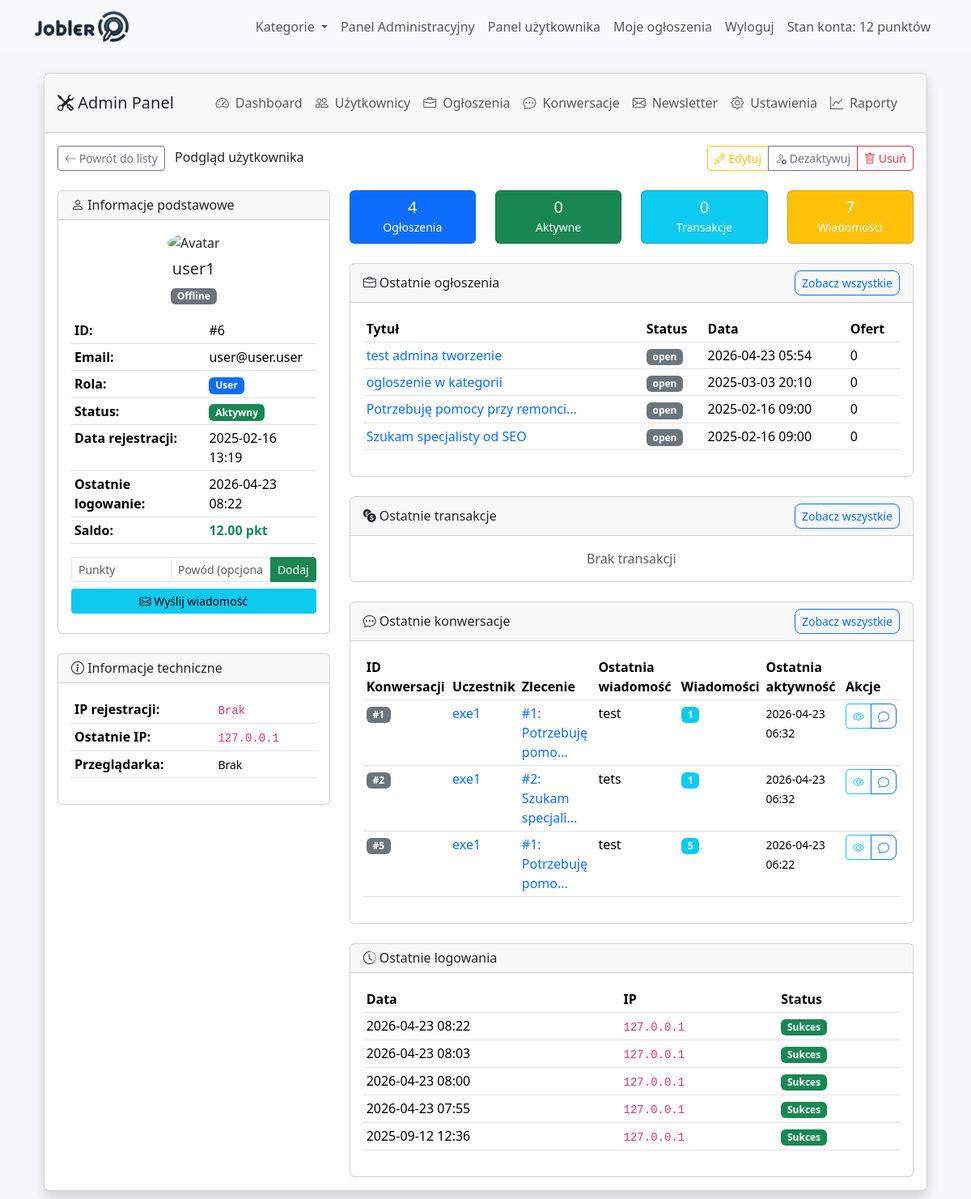
The app's page /views/admin/view_user.php?id=6 (signed in) with its own data.
### tables this page shows
CREATE TABLE `users` (
  `id` int(11) NOT NULL,
  `email` varchar(255) NOT NULL,
  `password` varchar(255) NOT NULL,
  `role` enum('user','executor','admin') NOT NULL DEFAULT 'user',
  `created_at` timestamp NOT NULL DEFAULT current_timestamp(),
  `email_verified_at` datetime DEFAULT NULL,
  `last_login` datetime DEFAULT NULL,
  `last_activity` datetime DEFAULT NULL,
  `name` varchar(255) NOT NULL,
  `username` varchar(255) NOT NULL,
  `updated_at` timestamp NOT NULL DEFAULT current_timestamp() ON UPDATE current_timestamp(),
  `registration_ip` varchar(45) DEFAULT NULL,
  `user_agent` varchar(500) DEFAULT NULL,
  `last_login_ip` varchar(45) DEFAULT NULL,
  `status` enum('active','inactive') DEFAULT 'active',
  `phone` varchar(15) DEFAULT NULL,
  `account_balance` int(11) NOT NULL DEFAULT 0,
  `avatar` varchar(255) DEFAULT NULL,
  `need_change` tinyint(1) NOT NULL DEFAULT 0,
  `newsletter_subscription` tinyint(1) DEFAULT 0
);

CREATE TABLE `jobs` (
  `id` int(11) NOT NULL,
  `user_id` int(11) NOT NULL,
  `title` varchar(255) NOT NULL,
  `description` text NOT NULL,
  `status` enum('open','in_progress','closed') NOT NULL DEFAULT 'open',
  `created_at` timestamp NOT NULL DEFAULT current_timestamp(),
  `updated_at` timestamp NOT NULL DEFAULT current_timestamp() ON UPDATE current_timestamp(),
  `points_required` int(11) NOT NULL DEFAULT 1,
  `category_id` int(11) DEFAULT NULL,
  `executor_id` int(11) DEFAULT NULL
);

CREATE TABLE `user_login_history` (
  `id` int(11) NOT NULL,
  `user_id` int(11) DEFAULT NULL,
  `ip_address` varchar(45) DEFAULT NULL,
  `login_time` datetime DEFAULT NULL,
  `success` tinyint(1) DEFAULT 1,
  `user_agent` varchar(500) DEFAULT NULL,
  `created_at` timestamp NOT NULL DEFAULT current_timestamp()
);

### views/admin/view_user.php (the view, shortened to what the rows shown need)
<?php
$userId = (int)$_GET['id'];
include_once('../../models/User.php');
include_once('../../models/Job.php');
include_once('../../models/Message.php');
$userModel = new User();
$jobModel = new Job();
$messageModel = new Message($pdo);
try {
    $user = $userModel->getUserById($userId);
    $userJobs = $jobModel->getJobsByUserId($userId, 5);
     $loginHistory = $userModel->getLoginHistory($userId, 5);
} catch (Exception $e) {
     error_log("Błąd przy pobieraniu danych użytkownika: " . $e->getMessage());
     header('Location: manage_users.php?status=error');
     exit();
}
function safeEcho($data, $default = '') {
    return isset($data) ? htmlspecialchars($data, ENT_QUOTES, 'UTF-8') : $default;
}
function formatDate($date) {
    return date('Y-m-d H:i', strtotime($date));
}
function formatBalance($balance) {
    return number_format(floatval($balance), 2) . ' pkt';
}
$isOnline = false;
if (!empty($user['last_login'])) {
    $lastLogin = strtotime($user['last_login']);
    $isOnline = (time() - $lastLogin) < 900;
}
?>
<?php include '../partials/header.php'; ?>
<div class="container-fluid">
    <div class="row">
        <div class="col-md-12 col-lg-12 main-content">
            <div class="card shadow">
                <div class="card-body">
                    <div class="row">
                        <div class="col-md-4">
                            <div class="card mb-4">
                                <div class="card-body">
                                    <div class="text-center mb-3">
                                        <img src="<?= !empty($user['avatar']) ? safeEcho($user['avatar']) : '../../assets/img/default-avatar.png'; ?>"
                                             class="rounded-circle mb-2" width="100" height="100" alt="Avatar">
                                        <h5><?= safeEcho($user['name']) ?></h5>
                                        <span class="badge bg-<?= $isOnline ? 'success' : 'secondary'; ?>">
                                            <?= $isOnline ? 'Online' : 'Offline'; ?>
                                        </span>
                                    </div>
                                    <table class="table table-sm">
                                        <tr>
                                            <td><strong>Email:</strong></td>
                                            <td>
                                                <?= safeEcho($user['email']) ?>
                                            </td>
                                        </tr>
                                        <tr>
                                            <td>
                                                <span class="badge <?= $user['role'] == 'admin' ? 'bg-danger' : ($user['role'] == 'executor' ? 'bg-warning' : 'bg-primary'); ?>">
                                                    <?= safeEcho(ucfirst($user['role'])) ?>
                                                </span>
                                            </td>
                                        </tr>
                                        <tr>
                                            <td><strong>Data rejestracji:</strong></td>
                                            <td><?= formatDate($user['created_at']) ?></td>
                                        </tr>
                                        <tr>
                                            <td><strong>Ostatnie logowanie:</strong></td>
                                            <td><?= formatDate($user['last_login'] ?? null) ?></td>
                                        </tr>
                                        <tr>
                                            <td><strong>Saldo:</strong></td>
                                            <td class="fw-bold <?= ($user['account_balance'] ?? 0) > 0 ? 'text-success' : 'text-muted'; ?>">
                                                <?= formatBalance($user['account_balance'] ?? 0) ?>
                                            </td>
                                        </tr>
                                    </table>
                                </div>
                            </div>
                            <div class="card mb-4">
                                <div class="card-body">
                                    <table class="table table-sm">
                                        <tr>
                                            <td><code><?= safeEcho($user['registration_ip'] ?? 'Brak') ?></code></td>
                                        </tr>
                                        <tr>
                                            <td><code><?= safeEcho($user['last_login_ip'] ?? 'Brak') ?></code></td>
                                        </tr>
                                    </table>
                                </div>
                            </div>
                        </div>
                        <div class="col-md-8">
                            <div class="card mb-4">
                                <div class="card-body">
                                    <?php if (!empty($userJobs)): ?>
                                        <div class="table-responsive">
                                            <table class="table table-sm">
                                                <thead>
                                                    <tr>
                                                        <th>Tytuł</th>
                                                        <th>Status</th>
                                                        <th>Data</th>
                                                        <th>Ofert</th>
                                                    </tr>
                                                </thead>
                                                <tbody>
                                                    <?php foreach ($userJobs as $job): ?>
                                                        <tr>
                                                            <td>
                                                                <a href="../jobs/view.php?id=<?= $job['id'] ?>" target="_blank" class="text-decoration-none">
                                                                    <?= safeEcho(mb_substr($job['title'], 0, 30)) ?><?= mb_strlen($job['title']) > 30 ? '...' : '' ?>
                                                                </a>
                                                            </td>
                                                            <td>
                                                                <span class="badge bg-<?= $job['status'] == 'active' ? 'success' : 'secondary'; ?>">
                                                                    <?= safeEcho($job['status']) ?>
                                                                </span>
                                                            </td>
                                                            <td><?= formatDate($job['created_at']) ?></td>
                                                            <td><?= $job['offer_count'] ?? 0 ?></td>
                                                        </tr>
                                                    <?php endforeach; ?>
                                                </tbody>
                                            </table>
                                        </div>
                                    <?php else: ?>
                                        <p class="text-muted text-center mb-0">Brak ogłoszeń</p>
                                    <?php endif; ?>
                                </div>
                            </div>
<div class="card mb-4">
    <div class="card-body">
        <?php
        $userConversations = $messageModel->getGroupedConversationsWithAdvancedFilters(5, 0, ['user_id' => $userId]);
        ?>
        <?php if (!empty($userConversations)): ?>
            <div class="table-responsive">
                <table class="table table-sm">
                    <thead>
                        <tr>
                            <th>ID Konwersacji</th>
                            <th>Uczestnik</th>
                            <th>Zlecenie</th>
                            <th>Ostatnia wiadomość</th>
                            <th>Wiadomości</th>
                            <th>Ostatnia aktywność</th>
                            <th>Akcje</th>
                        </tr>
                    </thead>
                </table>
            </div>
        <?php else: ?>
            <p class="text-muted text-center mb-0">Brak konwersacji</p>
        <?php endif; ?>
    </div>
</div>
                            <div class="card">
                                <div class="card-body">
                                    <?php if (!empty($loginHistory)): ?>
                                        <div class="table-responsive">
                                            <table class="table table-sm">
                                                <thead>
                                                    <tr>
                                                        <th>Data</th>
                                                        <th>IP</th>
                                                        <th>Status</th>
                                                    </tr>
                                                </thead>
                                                <tbody>
                                                    <?php foreach ($loginHistory as $login): ?>
                                                        <tr>
                                                            <td><?= formatDate($login['login_time']) ?></td>
                                                            <td><code><?= safeEcho($login['ip_address']) ?></code></td>
                                                            <td>
                                                                <span class="badge bg-<?= $login['success'] ? 'success' : 'danger'; ?>">
                                                                    <?= $login['success'] ? 'Sukces' : 'Błąd' ?>
                                                                </span>
                                                            </td>
                                                        </tr>
                                                    <?php endforeach; ?>
                                                </tbody>
                                            </table>
                                        </div>
                                    <?php else: ?>
                                        <p class="text-muted text-center mb-0">Brak historii logowań</p>
                                    <?php endif; ?>
                                </div>
                            </div>
                        </div>
                    </div>
                </div>
            </div>
        </div>
    </div>
</div>
<?php include '../partials/footer.php'; ?>

### records on screen
users: name "user1", email "user@user.user", role "User", created_at "2025-02-16 13:19", last_login "2026-04-23 08:22", account_balance "12.00 pkt", registration_ip "Brak", last_login_ip "127.0.0.1"
jobs: title "test admina tworzenie", status "open", created_at "2026-04-23 05:54", offer_count "0"
jobs: title "ogloszenie w kategorii", status "open", created_at "2025-03-03 20:10", offer_count "0"
jobs: title "Potrzebuję pomocy przy remonci", status "open", created_at "2025-02-16 09:00", offer_count "0"
jobs: title "Szukam specjalisty od SEO", status "open", created_at "2025-02-16 09:00", offer_count "0"
user_login_history: login_time "2026-04-23 08:22", ip_address "127.0.0.1", success "Sukces"
user_login_history: login_time "2026-04-23 08:03", ip_address "127.0.0.1", success "Sukces"
user_login_history: login_time "2026-04-23 08:00", ip_address "127.0.0.1", success "Sukces"
user_login_history: login_time "2026-04-23 07:55", ip_address "127.0.0.1", success "Sukces"
user_login_history: login_time "2025-09-12 12:36", ip_address "127.0.0.1", success "Sukces"

### other values on screen
$_SESSION['user_account_balance'] "12"
$userId "6"
safeEcho($user['user_agent'] ?? 'Brak') "Brak"
$userStats['total_jobs'] "4"
$userStats['active_jobs'] "0"
$userStats['total_transactions'] "0"
$userStats['total_messages'] "7"
safeEcho($conversation['conversation_id']) "1"
safeEcho($otherUserName) "exe1"
safeEcho($conversation['job_id']) "1"
safeEcho(mb_substr($conversation['job_title'], 0, 15)) "Potrzebuję pomo"
safeEcho(mb_substr($content, 0, 30)) "test"
safeEcho($conversation['message_count']) "1"
date('Y-m-d H:i', strtotime($conversation['last_activity_date'])) "2026-04-23 06:32"
safeEcho($conversation['conversation_id']) "2"
